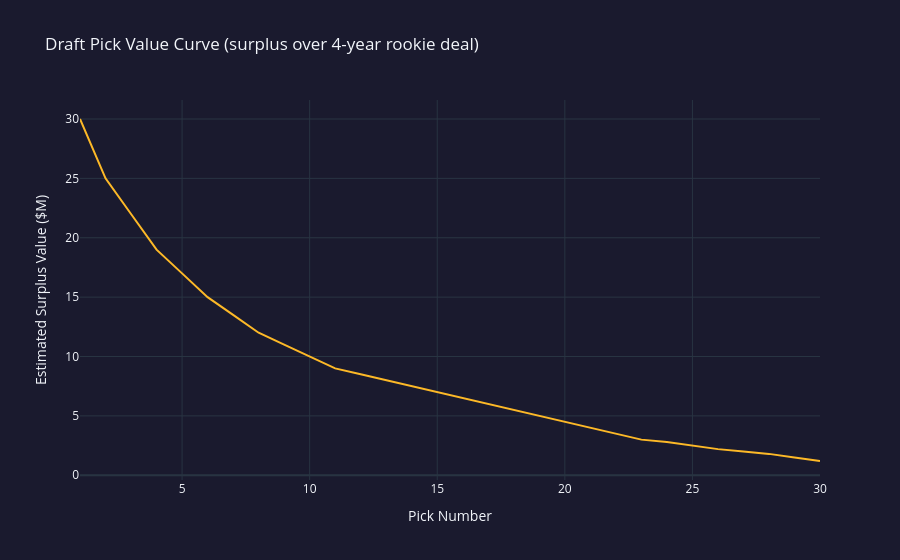

Notebook code for this chart:
### Markdown cell above
## D. Draft Pick Valuation

Draft picks are the Lakers' primary trade currency beyond their limited contracts.
Their pick situation is unusual: **the distant picks (2031, 2033) project as MORE
valuable to trade partners than a typical distant pick would be.**

**Why**: The Lakers will be good now (Luka at 26-28), so near-term picks project
as late firsts (pick 20-30, worth ~$1.5-4.5M surplus). But by 2031-33, Luka is 32-34
and the team may be declining or rebuilding -- those picks project as mid-lottery.

This mirrors the **Nets-Celtics dynamic** from 2013: Brooklyn's distant picks became
Jaylen Brown (#3) and Jayson Tatum (#3) because the Nets aged out of contention.

We use the expected draft position range for each specific Lakers pick rather than
applying a generic time discount.

### Code cell
# Display the pick value curve
curve_df = pd.DataFrame([
    {"Pick": k, "Surplus Value ($M)": v}
    for k, v in PICK_VALUE_CURVE.items()
])

fig = px.line(
    curve_df, x="Pick", y="Surplus Value ($M)",
    title="Draft Pick Value Curve (surplus over 4-year rookie deal)",
    color_discrete_sequence=["#FDB927"],
    template="plotly_dark",
)
fig.update_layout(
    xaxis_title="Pick Number",
    yaxis_title="Estimated Surplus Value ($M)",
    plot_bgcolor="#1a1a2e",
    paper_bgcolor="#1a1a2e",
)
fig.show()

### Figure 1 — Plotly figure (JSON) as saved in the notebook; plotly's stock layout.template omitted (floating-point values rounded to 4 significant figures)
{"data": [{"hovertemplate": "Pick=%{x}<br>Surplus Value ($M)=%{y}<extra></extra>", "legendgroup": "", "line": {"color": "#FDB927", "dash": "solid"}, "marker": {"symbol": "circle"}, "mode": "lines", "name": "", "orientation": "v", "showlegend": false, "type": "scatter", "x": [1, 2, 3, 4, 5, 6, 7, 8, 9, 10, 11, 12, 13, 14, 15, 16, 17, 18, 19, 20, 21, 22, 23, 24, 25, 26, 27, 28, 29, 30], "xaxis": "x", "y": [30.0, 25.0, 22.0, 19.0, 17.0, 15.0, 13.5, 12.0, 11.0, 10.0, 9.0, 8.5, 8.0, 7.5, 7.0, 6.5, 6.0, 5.5, 5.0, 4.5, 4.0, 3.5, 3.0, 2.8, 2.5, 2.2, 2.0, 1.8, 1.5, 1.2], "yaxis": "y"}], "layout": {"legend": {"tracegroupgap": 0}, "paper_bgcolor": "#1a1a2e", "plot_bgcolor": "#1a1a2e", "title": {"text": "Draft Pick Value Curve (surplus over 4-year rookie deal)"}, "xaxis": {"anchor": "y", "domain": [0, 1], "title": {"text": "Pick Number"}}, "yaxis": {"anchor": "x", "domain": [0, 1], "title": {"text": "Estimated Surplus Value ($M)"}}}}
